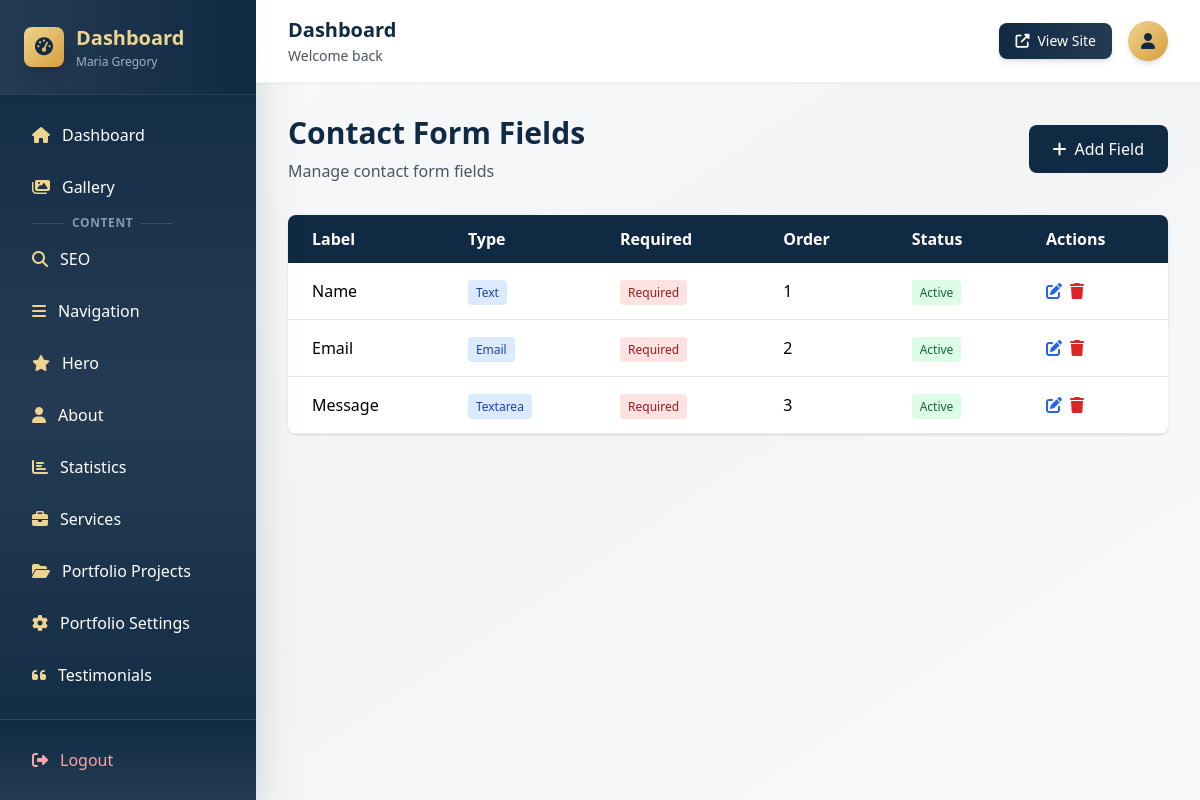
The app's page /dashboard/contact-form-fields/ (signed in) with its own data.
### myApp/models.py (models this page shows, shortened)
class ContactFormField(models.Model):
    FIELD_TYPE_CHOICES = [
        ('text', 'Text'),
        ('email', 'Email'),
        ('textarea', 'Textarea'),
        ('select', 'Select'),
        ('checkbox', 'Checkbox'),
    ]
    label = models.CharField(max_length=200)
    field_type = models.CharField(max_length=20, choices=FIELD_TYPE_CHOICES, default='text')
    placeholder = models.CharField(max_length=200, blank=True)
    is_required = models.BooleanField(default=False)
    sort_order = models.IntegerField(default=0)
    is_active = models.BooleanField(default=True)
    options = JSONField(default=list, blank=True)  # For select/checkbox options
    created_at = models.DateTimeField(auto_now_add=True)
    class Meta:
        ordering = ['sort_order', 'id']
        verbose_name = "Contact Form Field"
        verbose_name_plural = "Contact Form Fields"

### myApp/dashboard_views.py (the view, shortened to what this page needs)
# urls.py: path('contact-form-fields/', dashboard_views.contact_form_fields_list, name='contact_form_fields_list'),
@login_required
def contact_form_fields_list(request):
    fields = ContactFormField.objects.all()
    context = {'fields': fields}
    return render(request, 'dashboard/contact_form_fields_list.html', context)

### myApp/templates/dashboard/contact_form_fields_list.html (shortened to what this page needs)
{% extends "dashboard/base.html" %}
{% block content %}
<div class="mb-8 flex justify-between items-center">
    <div>
        <h1 class="text-3xl font-bold text-navy-900 mb-2">Contact Form Fields</h1>
        <p class="text-gray-600">Manage contact form fields</p>
    </div>
    <a href="{% url 'dashboard:contact_form_field_new' %}" class="bg-navy-900 hover:bg-navy-800 text-white px-6 py-3 rounded-lg transition-colors">
        <i class="fas fa-plus mr-2"></i>Add Field
    </a>
</div>
<div class="bg-white rounded-lg shadow overflow-hidden">
    <table class="w-full">
        <thead class="bg-navy-900 text-white">
            <tr>
                <th class="px-6 py-3 text-left">Label</th>
                <th class="px-6 py-3 text-left">Type</th>
                <th class="px-6 py-3 text-left">Required</th>
                <th class="px-6 py-3 text-left">Order</th>
                <th class="px-6 py-3 text-left">Status</th>
                <th class="px-6 py-3 text-left">Actions</th>
            </tr>
        </thead>
        <tbody>
            {% for field in fields %}
                <tr class="border-b border-gray-200 hover:bg-gray-50">
                    <td class="px-6 py-4 font-medium">{{ field.label }}</td>
                    <td class="px-6 py-4">
                        <span class="bg-blue-100 text-blue-800 px-2 py-1 rounded text-xs">{{ field.get_field_type_display }}</span>
                    </td>
                    <td class="px-6 py-4">
                        {% if field.is_required %}
                            <span class="bg-red-100 text-red-800 px-2 py-1 rounded text-xs">Required</span>
                        {% else %}
                            <span class="bg-gray-100 text-gray-800 px-2 py-1 rounded text-xs">Optional</span>
                        {% endif %}
                    </td>
                    <td class="px-6 py-4">{{ field.sort_order }}</td>
                    <td class="px-6 py-4">
                        {% if field.is_active %}
                            <span class="bg-green-100 text-green-800 px-2 py-1 rounded text-xs">Active</span>
                        {% else %}
                            <span class="bg-red-100 text-red-800 px-2 py-1 rounded text-xs">Inactive</span>
                        {% endif %}
                    </td>
                    <td class="px-6 py-4">
                        <div class="flex gap-2">
                            <a href="{% url 'dashboard:contact_form_field_edit' field.id %}" class="text-blue-600 hover:text-blue-800">
                                <i class="fas fa-edit"></i>
                            </a>
                            <form method="post" class="inline" onsubmit="return confirm('Delete this field?')">
                                <button type="submit" class="text-red-600 hover:text-red-800">
                                    <i class="fas fa-trash"></i>
                                </button>
                            </form>
                        </div>
                    </td>
                </tr>
            {% empty %}
                <tr>
                    <td colspan="6" class="px-6 py-8 text-center text-gray-500">No form fields yet. <a href="{% url 'dashboard:contact_form_field_new' %}" class="text-blue-600 hover:text-blue-800">Add your first field</a></td>
                </tr>
            {% endfor %}
        </tbody>
    </table>
</div>
{% endblock %}

### records on screen
ContactFormField: label "Name", field_type "Text", is_required "Required", sort_order "1", is_active "Active"
ContactFormField: label "Email", field_type "Email", is_required "Required", sort_order "2", is_active "Active"
ContactFormField: label "Message", field_type "Textarea", is_required "Required", sort_order "3", is_active "Active"
